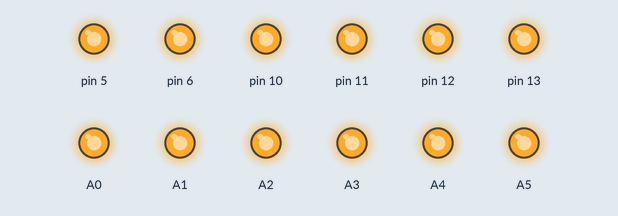
Simulated run of this sketch. Board: Arduino Uno, built with avr-gcc and run on an emulated ATmega328P. Shown: output pins drawn as LEDs (lit = HIGH).

Above: at 0.2 s.
At 1.7 s:
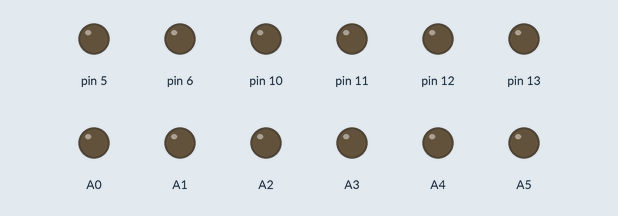
Timing chart, 0 to 3.0 s (numbered marks = the images above):
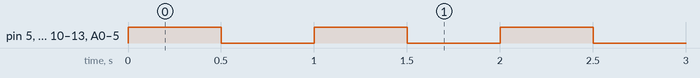

The sketch:

validate_IO.ino
```cpp
// the setup function runs once when you press reset or power the board
void setup() {
  // initialize digital pin 13 as an output.
  pinMode(5, OUTPUT);
  pinMode(6, OUTPUT);
  pinMode(10, OUTPUT);
  pinMode(11, OUTPUT);
  pinMode(12, OUTPUT);
  pinMode(13, OUTPUT);
  pinMode(A0, OUTPUT);
  pinMode(A1, OUTPUT);
  pinMode(A2, OUTPUT);
  pinMode(A3, OUTPUT);
  pinMode(A4, OUTPUT);
  pinMode(A5, OUTPUT);
}

// the loop function runs over and over again forever
void loop() {
  digitalWrite(5, HIGH);
  digitalWrite(6, HIGH);
  digitalWrite(10, HIGH);
  digitalWrite(11, HIGH);
  digitalWrite(12, HIGH);
  digitalWrite(13, HIGH);
  digitalWrite(A0, HIGH);
  digitalWrite(A1, HIGH);
  digitalWrite(A2, HIGH);
  digitalWrite(A3, HIGH);
  digitalWrite(A4, HIGH);
  digitalWrite(A5, HIGH);

  delay(500);
  digitalWrite(5, LOW);
  digitalWrite(6, LOW);
  digitalWrite(10, LOW);
  digitalWrite(11, LOW);
  digitalWrite(12, LOW);
  digitalWrite(13, LOW);
  digitalWrite(A0, LOW);
  digitalWrite(A1, LOW);
  digitalWrite(A2, LOW);
  digitalWrite(A3, LOW);
  digitalWrite(A4, LOW);
  digitalWrite(A5, LOW);
  delay(500);
}
```

Measured:
- by itself, pin 5, pin 6, pin 10–13, A0–5: alternates HIGH for 0.50 s and LOW for 0.50 s
